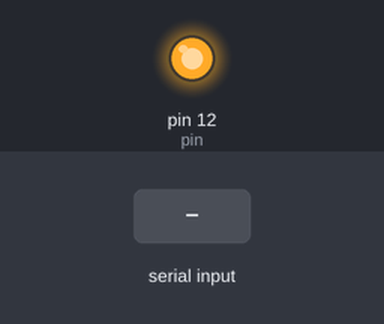
A sketch run on a simulated Arduino Leonardo, built with avr-gcc and run on an emulated ATmega32U4. On the bench: output pins drawn as LEDs (lit = HIGH). Inputs (shaded band) come from the test bench. What the sketch prints to the serial monitor is not drawn.

Above: at 1.2 s.
1.3 s: "k" received over Serial
At 12.4 s:
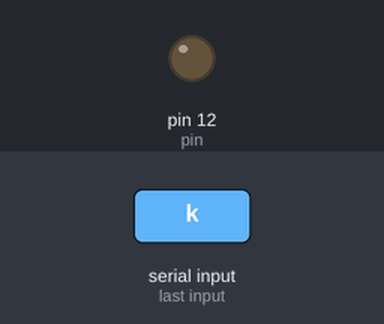
12.5 s: "." received over Serial
Timing chart, 0 to 29.7 s (numbered marks = the images above; inputs shaded):
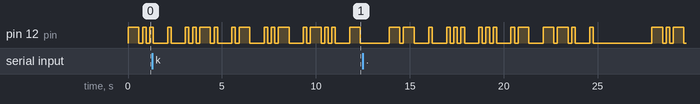

The sketch:

MultiTaskMorse2.ino
```cpp
#include <Arduino_FreeRTOS.h>

#define pin 12
//文字，モールス符号，符号長定義
String charCode = "ABCDEFGHIJKLMNOPQRSTUVWXYZ1234567890 ";
String tontuCode[] = {".-","-...","-.-.","-..",".","..-.","--.","....","..",".---","-.-",".-..","--","-.","---",".--.","--.-",".-.","...","-","..-","...-",".--","-..-","-.--","--.."//alphabet
  ,".----","..---","...--","....-",".....","-....","--...","---..","----.","-----","s"//0~9,space
};

//点灯時間
int ton = 190;//トン.
int tu = ton*3;//ツー-
int space = ton * 4;//空白＋文字間空白k
int rest = ton * 3;//文字間空白

//文字列設定
String message = "Default Message ";
String tempMessage;
boolean serialFlag = false;


// define two tasks
void TaskMorse(void *pvParameters);
void TaskSerialPrint(void *pvParameters);

// the setup function runs once when you press reset or power the board
void setup() {

  // initialize serial communication at 9600 bits per second:
  Serial.begin(9600);
  message.toUpperCase();
  pinMode(pin,OUTPUT);

  while (!Serial) {
    ; // wait for serial port to connect. Needed for native USB, on LEONARDO, MICRO, YUN, and other 32u4 based boards.
  }

  // Now set up two tasks to run independently.
  xTaskCreate(
    TaskSerialPrint
    , "SerialPrint"
    , 128
    , NULL
    , 1
    , NULL
    );

  xTaskCreate(
    TaskMorse
    , "Morse"
    , 128 //Stack size
    , NULL
    , 2 //Priority
    , NULL
    );

  // Now the task scheduler, which takes over control of scheduling individual tasks, is automatically started.
}

void loop()
{
  // Empty. Things are done in Tasks.
}

/*--------------------------------------------------*/
/*---------------------- Tasks ---------------------*/
/*--------------------------------------------------*/


void TaskSerialPrint(void *pvParameters)
{
  (void) pvParameters;

  for(;;)
  {
     if(Serial.available() > 0){
        tempMessage = Serial.readString();
        serialFlag = true;
        Serial.println(tempMessage);
      }
     vTaskDelay(1000);
   }
}

void TaskMorse(void *pvParameters)
{
  (void) pvParameters;
  for(;;){

if(serialFlag){
        Serial.println("changeMessage");
        message = tempMessage;
        tempMessage = "";
        message.toUpperCase();
        serialFlag = false;
        delay(100);
      }

      Serial.println(message);
      Serial.println(message.length());
      Serial.print("serialFlag:");
      Serial.println(serialFlag);


      for(int i = 0;i<message.length();i++){
          int s = charCode.indexOf(message[i]);
          Serial.print(charCode[s]);
          Serial.print(" : ");
          getTontuCode(s);
        }
        vTaskDelay(100);
    }
}

void getTontuCode(int s){
    for(int j = 0; j < tontuCode[s].length();j++){
      Serial.print(tontuCode[s].charAt(j));
      setLightTime(String(tontuCode[s].charAt(j)));
    }
    Serial.println();
    delay(rest);
}

void setLightTime(String str){
    int time = 0;
    if(str.equals(".")){//トン
        time = ton;
        digitalWrite(pin,HIGH);
    }else if(str.equals("-")){//ツー
        time = tu;
        digitalWrite(pin,HIGH);
    }else if(str.equals("k")){//空白
        time = space;
    }else{
        delay(0);
    }
    delay(time);
    digitalWrite(pin,LOW);
    delay(ton);

}
```
